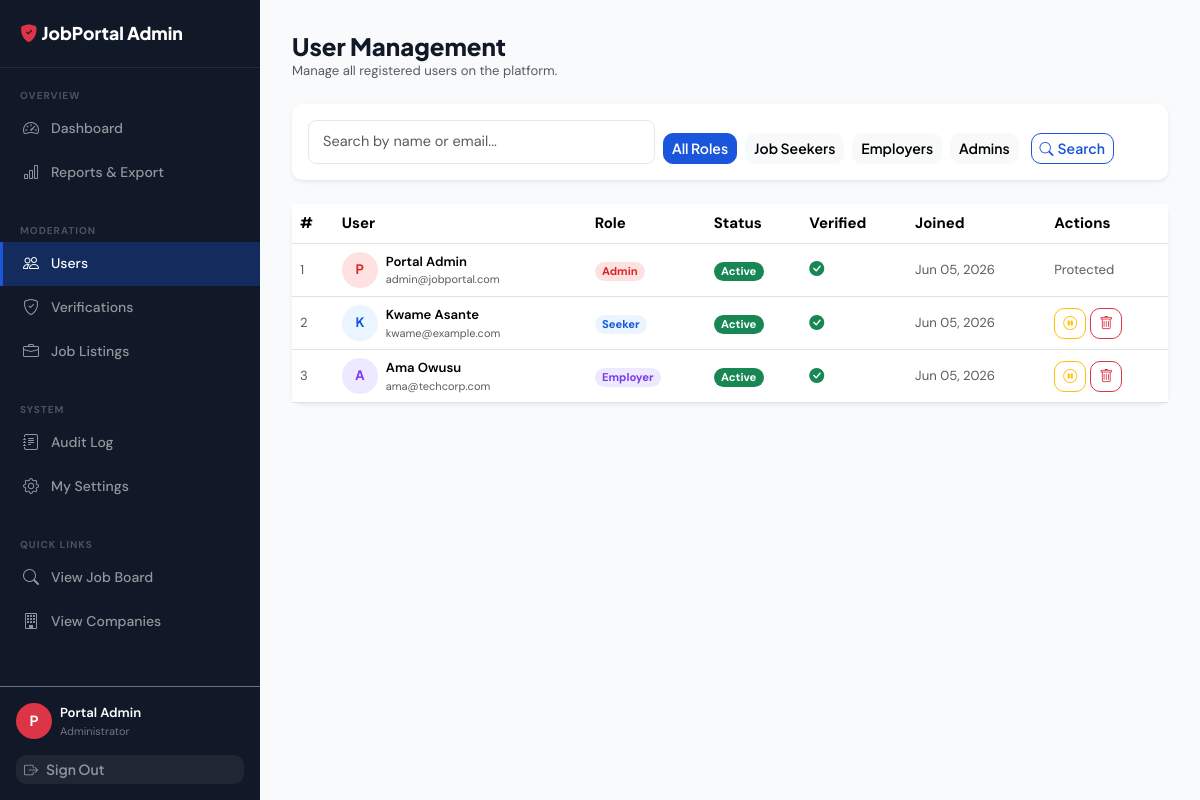
Screenshot of /public/admin/users (signed in) with the database file from the repository.
### tables this page shows
CREATE TABLE users (
    id              INT UNSIGNED    NOT NULL AUTO_INCREMENT,
    full_name       VARCHAR(120)    NOT NULL,
    email           VARCHAR(180)    NOT NULL,
    password_hash   VARCHAR(255)    NOT NULL,
    role            ENUM('seeker','employer','admin') NOT NULL DEFAULT 'seeker',
    is_active       TINYINT(1)      NOT NULL DEFAULT 1,
    email_verified  TINYINT(1)      NOT NULL DEFAULT 0,
    verify_token    VARCHAR(64)     NULL,
    last_login_at   TIMESTAMP       NULL,
    created_at      TIMESTAMP       NOT NULL DEFAULT CURRENT_TIMESTAMP,
    updated_at      TIMESTAMP       NOT NULL DEFAULT CURRENT_TIMESTAMP ON UPDATE CURRENT_TIMESTAMP,

    PRIMARY KEY (id),
    UNIQUE KEY uq_users_email (email),
    INDEX idx_users_role (role),
    INDEX idx_users_is_active (is_active)
);

### app/views/admin/users.php (the view, shortened to what the rows shown need)
<div class="d-flex align-items-center justify-content-between mb-4 flex-wrap gap-2">
    <div>
        <h1 class="h4 fw-800 mb-0">User Management</h1>
        <p class="text-muted small mb-0">Manage all registered users on the platform.</p>
    </div>
</div>
<div class="card border-0 shadow-sm mb-4">
    <div class="card-body py-3">
        <form method="GET" action="<?= url('/admin/users') ?>" class="row g-2 align-items-end">
            <div class="col-12 col-md-5">
                <input type="text" class="form-control form-control-sm" name="q"
                       placeholder="Search by name or email..."
                       value="<?= e($search) ?>">
            </div>
            <div class="col-auto">
                <?php foreach ([''=>'All Roles','seeker'=>'Job Seekers','employer'=>'Employers','admin'=>'Admins'] as $v=>$l): ?>
                <a href="?role=<?= $v ?><?= $search ? '&q=' . urlencode($search) : '' ?>"
                   class="btn btn-sm <?= $role === $v ? 'btn-primary' : 'btn-light' ?> me-1">
                    <?= $l ?>
                </a>
                <?php endforeach; ?>
            </div>
            <div class="col-auto">
                <button type="submit" class="btn btn-sm btn-outline-primary">
                    <i class="bi bi-search me-1"></i>Search
                </button>
            </div>
        </form>
    </div>
</div>
<div class="card border-0 shadow-sm">
    <div class="table-responsive">
        <table class="table table-hover align-middle mb-0">
            <thead>
                <tr>
                    <th>#</th>
                    <th>User</th>
                    <th>Role</th>
                    <th>Status</th>
                    <th>Verified</th>
                    <th>Joined</th>
                    <th>Actions</th>
                </tr>
            </thead>
            <tbody>
                <?php if (empty($users)): ?>
                <tr><td colspan="7" class="text-center py-4 text-muted">No users found.</td></tr>
                <?php else: ?>
                <?php foreach ($users as $u): ?>
                <tr>
                    <td class="text-muted small"><?= $u['id'] ?></td>
                    <td>
                        <div class="d-flex align-items-center gap-2">
                            <div class="rounded-circle d-flex align-items-center justify-content-center fw-700 flex-shrink-0"
                                 style="width:36px;height:36px;font-size:13px;
                                        background:<?= $u['role']==='admin'?'#FEE2E2':($u['role']==='employer'?'#EDE9FE':'#EBF5FF') ?>;
                                        color:<?= $u['role']==='admin'?'#DC2626':($u['role']==='employer'?'#7C3AED':'#1A56DB') ?>;">
                                <?= strtoupper(substr($u['full_name'],0,1)) ?>
                            </div>
                            <div>
                                <div class="fw-600 small"><?= e($u['full_name']) ?></div>
                                <div class="text-muted" style="font-size:11px;"><?= e($u['email']) ?></div>
                            </div>
                        </div>
                    </td>
                    <td>
                        <span class="badge rounded-pill"
                              style="background:<?= $u['role']==='admin'?'#FEE2E2':($u['role']==='employer'?'#EDE9FE':'#EBF5FF') ?>;
                                     color:<?= $u['role']==='admin'?'#DC2626':($u['role']==='employer'?'#7C3AED':'#1A56DB') ?>;">
                            <?= ucfirst($u['role']) ?>
                        </span>
                    </td>
                    <td>
                        <span class="badge <?= $u['is_active'] ? 'bg-success' : 'bg-secondary' ?> rounded-pill">
                            <?= $u['is_active'] ? 'Active' : 'Inactive' ?>
                        </span>
                    </td>
                    <td>
                        <?php if ($u['email_verified']): ?>
                            <i class="bi bi-check-circle-fill text-success"></i>
                        <?php else: ?>
                            <i class="bi bi-clock text-muted"></i>
                        <?php endif; ?>
                    </td>
                    <td class="text-muted small"><?= format_date($u['created_at'], 'M d, Y') ?></td>
                    <td>
                        <div class="d-flex gap-1">
                            <?php if ($u['role'] !== 'admin'): ?>
                            <form method="POST" action="<?= url('/admin/users/' . $u['id'] . '/toggle') ?>"
                                  data-no-loading class="d-inline">
                                <button type="submit"
                                        class="btn btn-sm <?= $u['is_active'] ? 'btn-outline-warning' : 'btn-outline-success' ?>"
                                        data-confirm="<?= $u['is_active'] ? 'Deactivate' : 'Activate' ?> this user?"
                                        data-bs-toggle="tooltip"
                                        title="<?= $u['is_active'] ? 'Deactivate' : 'Activate' ?>">
                                    <i class="bi bi-<?= $u['is_active'] ? 'pause-circle' : 'play-circle' ?>"></i>
                                </button>
                            </form>
                            <form method="POST" action="<?= url('/admin/users/' . $u['id'] . '/delete') ?>"
                                  data-no-loading class="d-inline">
                                <button type="submit" class="btn btn-sm btn-outline-danger"
                                        data-confirm="Permanently delete <?= e($u['full_name']) ?>? This cannot be undone."
                                        data-bs-toggle="tooltip" title="Delete">
                                    <i class="bi bi-trash"></i>
                                </button>
                            </form>
                            <?php else: ?>
                            <span class="text-muted small">Protected</span>
                            <?php endif; ?>
                        </div>
                    </td>
                </tr>
                <?php endforeach; ?>
                <?php endif; ?>
            </tbody>
        </table>
    </div>
</div>

### core/Router.php (shortened to what the rows shown need)
<?php
class Router
{
    private array $routes = [];
    private array $groupMiddleware = [];
    private string $groupPrefix = '';
    public function group(array $opts, callable $cb): void
    {
        $prevPrefix = $this->groupPrefix;
        $prevMw     = $this->groupMiddleware;
        $this->groupPrefix     .= ($opts['prefix'] ?? '');
        $this->groupMiddleware  = array_merge($this->groupMiddleware, $opts['middleware'] ?? []);
        $this->groupPrefix     = $prevPrefix;
        $this->groupMiddleware = $prevMw;
    }
    private function add(string $method, string $path, string $handler, array $mw): void
    {
        $full = $this->groupPrefix . $path;
        $this->routes[] = [
            'method'  => $method,
            'pattern' => '#^' . preg_replace('/\{([a-zA-Z_]+)\}/', '(?P<$1>[^/]+)', $full) . '$#',
            'handler' => $handler,
            'mw'      => array_merge($this->groupMiddleware, $mw),
        ];
    }
    public function dispatch(): void
    {
        $method = $_SERVER['REQUEST_METHOD'];
        $uri    = $this->uri();
        foreach ($this->routes as $route) {
            if ($route['method'] !== $method) continue;
            if (!preg_match($route['pattern'], $uri, $matches)) continue;
            $params = array_filter($matches, 'is_string', ARRAY_FILTER_USE_KEY);
            $this->call($route['handler'], $params);
            return;
        }
    }
    private function uri(): string
    {
        $uri  = parse_url($_SERVER['REQUEST_URI'], PHP_URL_PATH);
        $base = rtrim(dirname($_SERVER['SCRIPT_NAME']), '/');
        if ($base && str_starts_with($uri, $base)) $uri = substr($uri, strlen($base));
        return '/' . ltrim($uri ?: '/', '/');
    }
    private function call(string $handler, array $params): void
    {
        [$class, $method] = explode('@', $handler, 2);
        $ctrl = new $class();
        $ctrl->$method($params);
    }
}

### app/views/layouts/admin.php (shortened to what the rows shown need)
<!DOCTYPE html>
<html lang="en">
<head>
    <link rel="stylesheet" href="https://cdn.jsdelivr.net/npm/bootstrap@5.3.3/dist/css/bootstrap.min.css">
    <link rel="stylesheet" href="https://cdn.jsdelivr.net/npm/bootstrap-icons@1.11.3/font/bootstrap-icons.min.css">
    <link rel="stylesheet" href="<?= asset('css/style.css') ?>">
</head>
<body>
<div class="dashboard-wrapper">
<aside class="sidebar d-none d-lg-flex flex-column">
    <div class="sidebar-logo">
        <a href="<?= url('/admin/dashboard') ?>">
            <i class="bi bi-shield-fill-check text-danger me-1"></i><?= APP_NAME ?> Admin
        </a>
    </div>
    <?php
    $uri = parse_url($_SERVER['REQUEST_URI'], PHP_URL_PATH);
    function al(string $href, string $icon, string $label, string $uri): string {
        $p = parse_url($href, PHP_URL_PATH);
        $a = ($uri === $p || str_starts_with($uri, $p.'/'));
        return '<li><a href="'.$href.'" class="'.($a?'active':'').'"><i class="bi bi-'.$icon.'"></i>'.$label.'</a></li>';
    }
    ?>
    <nav class="sidebar-nav flex-grow-1">
        <div class="sidebar-section">Overview</div>
        <ul class="list-unstyled mb-0">
            <?= al(url('/admin/dashboard'),    'speedometer2',   'Dashboard',        $uri) ?>
            <?= al(url('/admin/reports'),       'bar-chart',      'Reports & Export', $uri) ?>
        </ul>
        <div class="sidebar-section mt-3">Moderation</div>
        <ul class="list-unstyled mb-0">
            <?= al(url('/admin/users'),         'people',         'Users',            $uri) ?>
            <?= al(url('/admin/verifications'), 'shield-check',   'Verifications',    $uri) ?>
            <?= al(url('/admin/jobs'),          'briefcase',      'Job Listings',     $uri) ?>
        </ul>
        <div class="sidebar-section mt-3">System</div>
        <ul class="list-unstyled mb-0">
            <?= al(url('/admin/logs'),          'journal-text',   'Audit Log',        $uri) ?>
            <?= al(url('/account/settings'),    'gear',           'My Settings',      $uri) ?>
        </ul>
        <div class="sidebar-section mt-3">Quick Links</div>
        <ul class="list-unstyled mb-0">
            <?= al(url('/jobs'),                'search',         'View Job Board',   $uri) ?>
            <?= al(url('/companies'),           'building',       'View Companies',   $uri) ?>
        </ul>
    </nav>
    <div class="p-3 border-top border-secondary mt-auto">
        <?php $u = auth(); ?>
        <div class="d-flex align-items-center gap-2 mb-3">
            <div class="rounded-circle bg-danger text-white d-flex align-items-center
                        justify-content-center fw-700 flex-shrink-0"
                 style="width:36px;height:36px;font-size:14px;">
                <?= strtoupper(substr($u['name'],0,1)) ?>
            </div>
            <div style="min-width:0;">
                <div class="text-white fw-600 small text-truncate"><?= e($u['name']) ?></div>
                <div class="small" style="color:rgba(255,255,255,.4);font-size:11px;">Administrator</div>
            </div>
        </div>
        <a href="<?= url('/logout') ?>" class="btn btn-sm w-100 text-start"
           style="color:rgba(255,255,255,.5);background:rgba(255,255,255,.06);border:none;">
            <i class="bi bi-box-arrow-right me-2"></i>Sign Out
        </a>
    </div>
</aside>
<div class="flex-grow-1 d-flex flex-column" style="min-width:0;">
    <main class="dashboard-content flex-grow-1"><?= $content ?></main>
</div>
</div>
</body>
</html>

### rows the page displays
users: full_name "P", full_name "Portal Admin", id "1", email "admin@jobportal.com", role "Admin", is_active "Active", email_verified 1 (drawn), created_at "Jun 05, 2026", shows "Protected"
users: id "2", full_name "K", full_name "Kwame Asante", email "kwame@example.com", role "Seeker", is_active "Active", email_verified 1 (drawn), created_at "Jun 05, 2026"
users: id "3", full_name "A", full_name "Ama Owusu", email "ama@techcorp.com", role "Employer", is_active "Active", email_verified 1 (drawn), created_at "Jun 05, 2026"

### other values shown
$label "Dashboard Reports & Export Users Verifications Job Listings Audit Log My Settings View Job Board View Companies"
$l "All Roles"
$l "Job Seekers"
$l "Employers"
$l "Admins"
